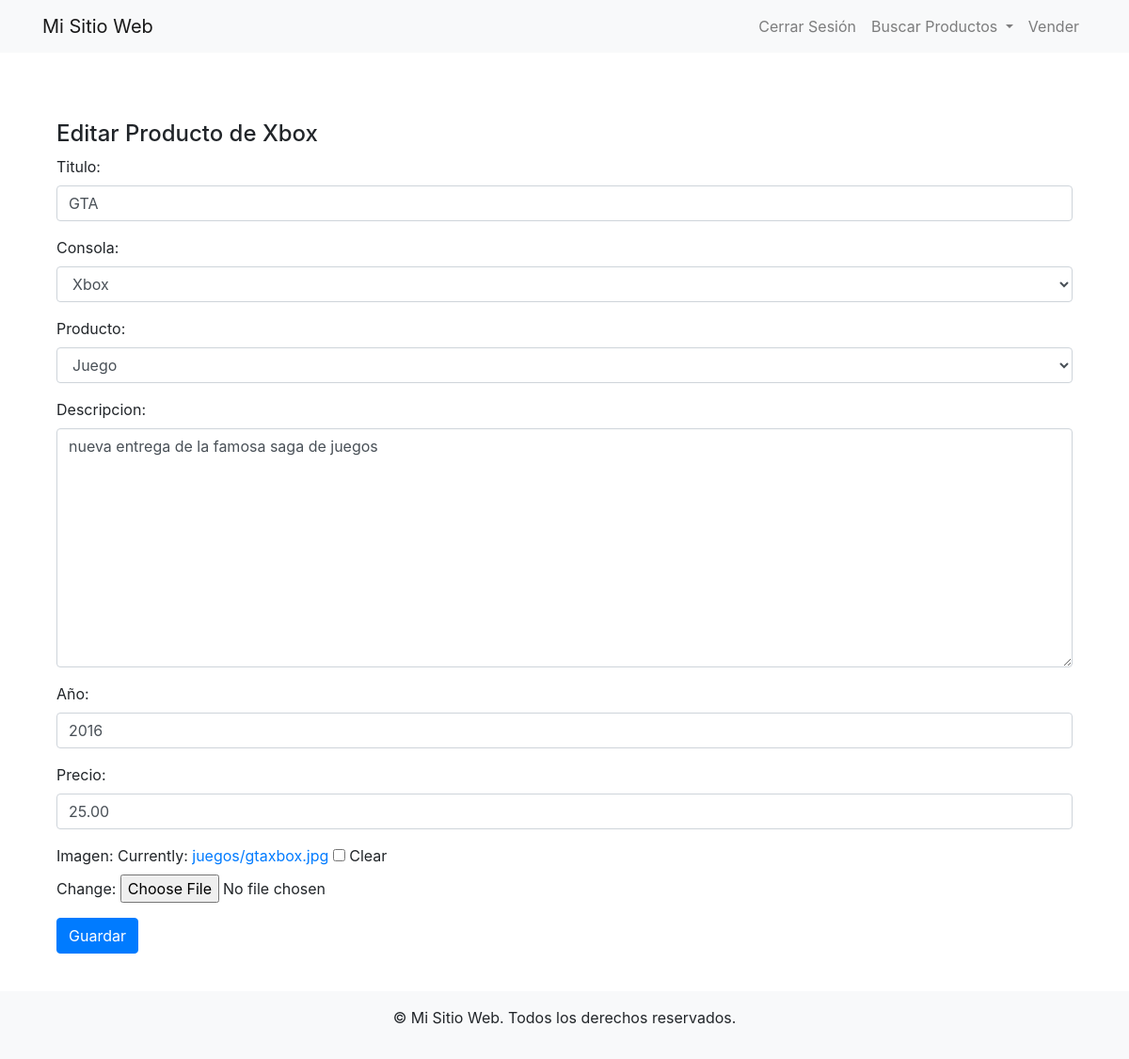
/xboxEdicion/11/ (signed in), run on the app's committed database.
### foro/models.py (models this page shows, shortened)
class Consola(models.Model):
    consolaseleccion = (
    ('xbox','Xbox'),
    ('switch','Nintendo_Switch'),
    ('ps4','PS4'),
    ('pc','PC'),
    ('otro','Otro'),
    )
    productoseleccion = (
    ('consola','Consola'),
    ('juego','Juego'),
    ('periferico','Periferico'),
    )
    usuario = models.ForeignKey(User, on_delete=models.CASCADE, null=True, blank=True)
    titulo = models.CharField(max_length=200)
    consola = models.CharField(max_length=15, choices=consolaseleccion, default='pc')
    producto = models.CharField(max_length=15, choices=productoseleccion, default='juego')
    descripcion = models.TextField(null=True, blank=True)
    año = models.IntegerField()
    precio = models.DecimalField(max_digits=10, decimal_places=2)
    fechaPublicacion = models.DateTimeField(auto_now_add=True)
    imagen = models.ImageField(null=True, blank=True, upload_to="juegos/")
    class Meta:
        ordering = ['usuario', '-fechaPublicacion']

### foro/views.py (the view)
# urls.py: path('xboxEdicion/<int:pk>/', XboxUpdate.as_view(), name='xboxedicion'),
class XboxUpdate(LoginRequiredMixin, UpdateView):
    model = Consola
    form_class = ActualizacionJuego
    success_url = reverse_lazy('listaxbox')
    context_object_name = 'xbox'
    template_name = 'xboxedicion.html'

### foro/forms.py
class ActualizacionJuego(forms.ModelForm):
    class Meta:
        model = Consola
        fields = ('titulo', 'consola', 'producto', 'descripcion', 'año', 'precio', 'imagen')
        widgets = {
            'titulo' : forms.TextInput(attrs={'class': 'form-control'}),
            'consola' : forms.Select(attrs={'class': 'form-control'}),
            'producto': forms.Select(attrs={'class': 'form-control'}),
            'descripcion' : forms.Textarea(attrs={'class': 'form-control'}),
            'año' : forms.TextInput(attrs={'class': 'form-control'}),
            'precio' : forms.TextInput(attrs={'class': 'form-control'}),
        }

### foro/templates/xboxedicion.html (shortened to what this page needs)
{% extends 'base.html' %}
{% block content %}
<br>
<br>
<div class="container">
    <h4>Editar Producto de Xbox</h4>
</div>
<div class="container">
    <div class="form-group">
        <form method="post" enctype="multipart/form-data">
            {{ form.as_p }}
            <button type="submit" class="btn btn-primary">Guardar</button>
        </form>
    </div>
</div>
<br>
{% endblock %}

### data on the page
Consola: titulo "GTA", consola "Xbox", producto "Juego", descripcion "nueva entrega de la famosa saga de juegos", año "2016", precio "25.00"
